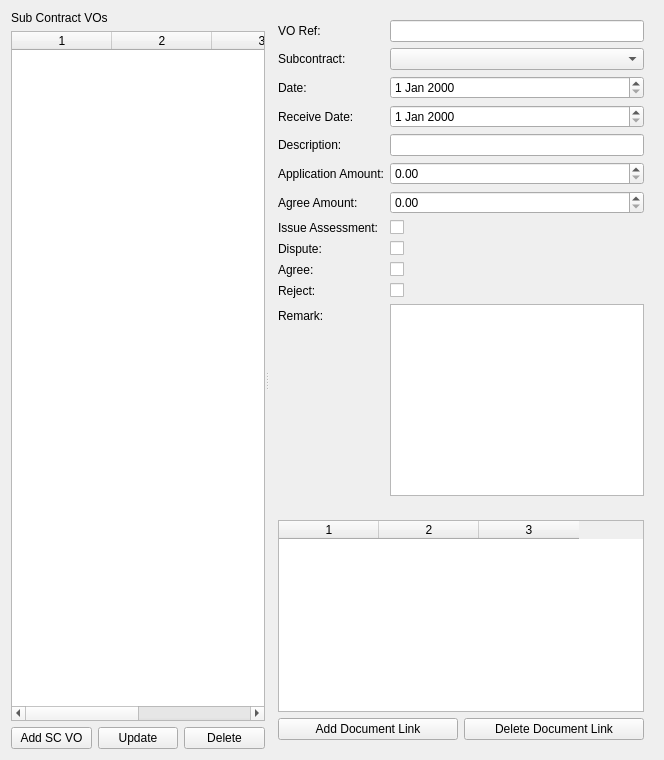
<?xml version="1.0" encoding="UTF-8"?>
<ui version="4.0">
 <class>SC_VO_ManagerForm</class>
 <widget class="QWidget" name="SC_VO_ManagerForm">
  <layout class="QHBoxLayout" name="main_layout">
   <item>
    <widget class="QSplitter" name="splitter">
     <property name="orientation"><enum>Qt::Horizontal</enum></property>
     <widget class="QWidget" name="left_widget">
      <layout class="QVBoxLayout" name="left_vbox">
       <item><widget class="QLabel" name="label_title"><property name="text"><string>Sub Contract VOs</string></property></widget></item>
       <item><widget class="QTableWidget" name="table_sc_vos"><property name="columnCount"><number>4</number></property></widget></item>
       <item>
        <layout class="QHBoxLayout" name="left_buttons">
         <item><widget class="QPushButton" name="btn_add"><property name="text"><string>Add SC VO</string></property></widget></item>
         <item><widget class="QPushButton" name="btn_update"><property name="text"><string>Update</string></property></widget></item>
         <item><widget class="QPushButton" name="btn_delete"><property name="text"><string>Delete</string></property></widget></item>
        </layout>
       </item>
      </layout>
     </widget>
     <widget class="QWidget" name="right_widget">
      <layout class="QVBoxLayout" name="right_vbox">
       <item>
        <widget class="QWidget" name="form_group">
         <layout class="QFormLayout" name="formLayout">
          <item row="0" column="0"><widget class="QLabel" name="label_ref"><property name="text"><string>VO Ref:</string></property></widget></item>
          <item row="0" column="1"><widget class="QLineEdit" name="lineEdit_ref"/></item>
          <item row="1" column="0"><widget class="QLabel" name="label_sub"><property name="text"><string>Subcontract:</string></property></widget></item>
          <item row="1" column="1"><widget class="QComboBox" name="comboBox_subcontract"/></item>
          <item row="2" column="0"><widget class="QLabel" name="label_date"><property name="text"><string>Date:</string></property></widget></item>
          <item row="2" column="1"><widget class="QDateEdit" name="dateEdit_date"/></item>
          <item row="3" column="0"><widget class="QLabel" name="label_receive"><property name="text"><string>Receive Date:</string></property></widget></item>
          <item row="3" column="1"><widget class="QDateEdit" name="dateEdit_receive"/></item>
          <item row="4" column="0"><widget class="QLabel" name="label_desc"><property name="text"><string>Description:</string></property></widget></item>
          <item row="4" column="1"><widget class="QLineEdit" name="lineEdit_desc"/></item>
          <item row="5" column="0"><widget class="QLabel" name="label_app"><property name="text"><string>Application Amount:</string></property></widget></item>
          <item row="5" column="1"><widget class="QDoubleSpinBox" name="doubleSpinBox_app"/></item>
          <item row="6" column="0"><widget class="QLabel" name="label_agree"><property name="text"><string>Agree Amount:</string></property></widget></item>
          <item row="6" column="1"><widget class="QDoubleSpinBox" name="doubleSpinBox_agree"/></item>
          <item row="7" column="0"><widget class="QLabel" name="label_issue"><property name="text"><string>Issue Assessment:</string></property></widget></item>
          <item row="7" column="1"><widget class="QCheckBox" name="checkBox_issue"/></item>
          <item row="8" column="0"><widget class="QLabel" name="label_dispute"><property name="text"><string>Dispute:</string></property></widget></item>
          <item row="8" column="1"><widget class="QCheckBox" name="checkBox_dispute"/></item>
          <item row="9" column="0"><widget class="QLabel" name="label_agree2"><property name="text"><string>Agree:</string></property></widget></item>
          <item row="9" column="1"><widget class="QCheckBox" name="checkBox_agree"/></item>
          <item row="10" column="0"><widget class="QLabel" name="label_reject"><property name="text"><string>Reject:</string></property></widget></item>
          <item row="10" column="1"><widget class="QCheckBox" name="checkBox_reject"/></item>
          <item row="11" column="0"><widget class="QLabel" name="label_remark"><property name="text"><string>Remark:</string></property></widget></item>
          <item row="11" column="1"><widget class="QTextEdit" name="textEdit_remark"/></item>
         </layout>
        </widget>
       </item>
       <item>
        <widget class="QWidget" name="docs_group">
         <layout class="QVBoxLayout" name="docs_vbox">
          <item><widget class="QTableWidget" name="table_docs"><property name="columnCount"><number>3</number></property></widget></item>
          <item>
           <layout class="QHBoxLayout" name="docs_buttons">
            <item><widget class="QPushButton" name="btn_add_doc_link"><property name="text"><string>Add Document Link</string></property></widget></item>
            <item><widget class="QPushButton" name="btn_delete_doc_link"><property name="text"><string>Delete Document Link</string></property></widget></item>
           </layout>
          </item>
         </layout>
        </widget>
       </item>
      </layout>
     </widget>
    </widget>
   </item>
  </layout>
 </widget>
 <resources/>
 <connections/>
</ui>
